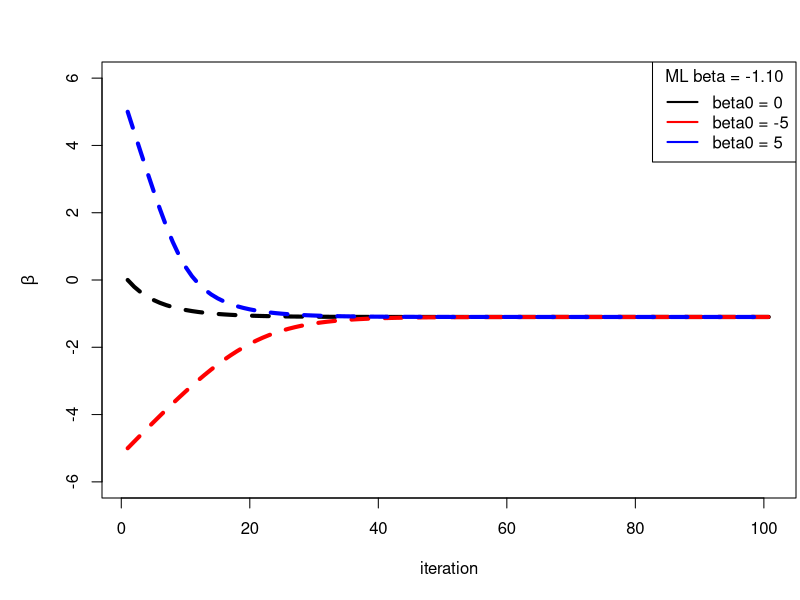
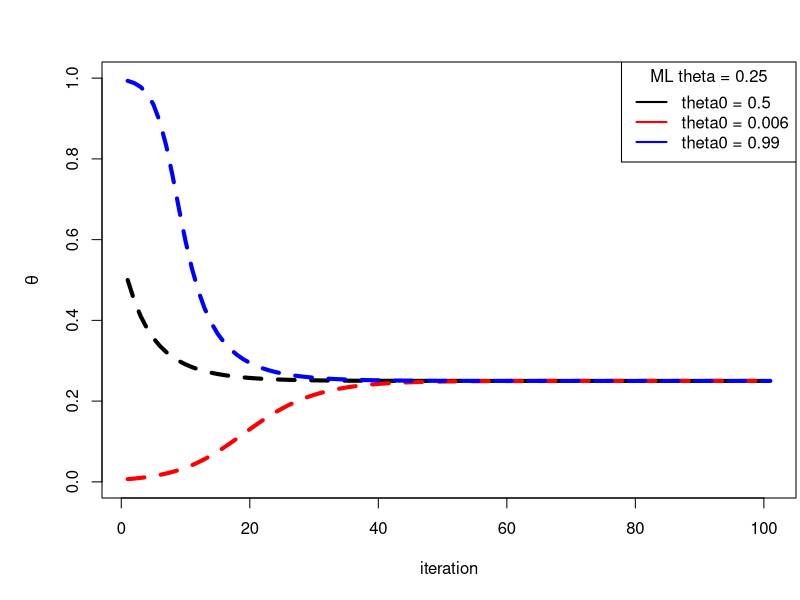
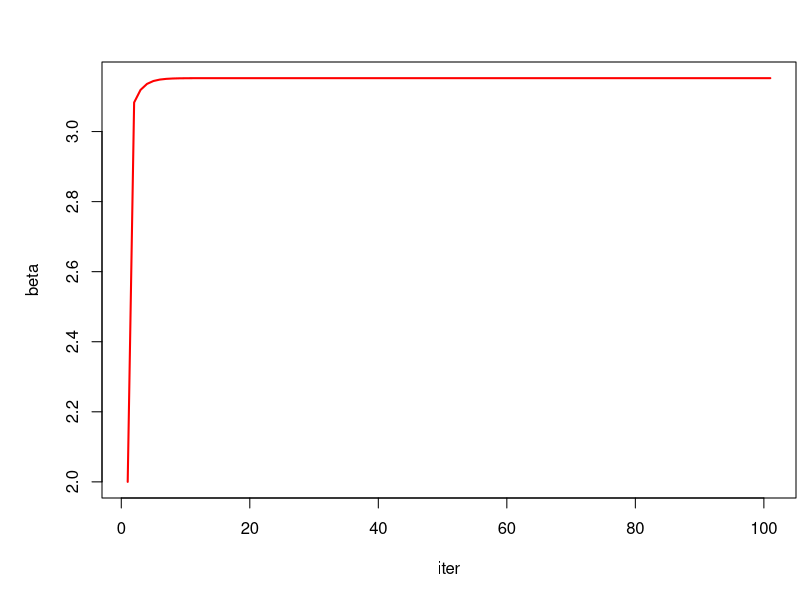
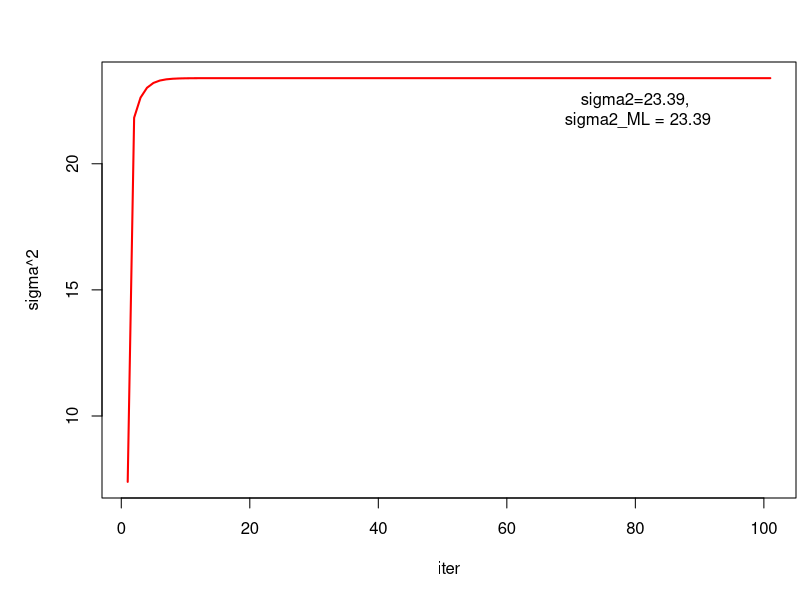

The R script that drew these images, in order:
## ---- chunk 1
knitr::opts_chunk$set(echo = TRUE)
## ---- chunk 2

sigmoid <- function(x){
  return(1/(1+exp(-x)))
}

# gradient w.r.t. beta; direct translation
berGrad <- function(m,r, beta){
  sigValue <- sigmoid(beta)
  # (r/sigValue - (n-r)/(1-sigValue))*sigValue*(1-sigValue)
  return(r-m*sigValue)
}

# gradient ascent by using the gradient function above
berNDescent <- function(alpha, iter, m, r, beta0){
  beta <- beta0
  beta_history <- vector(mode="numeric", length = iter+1)
  beta_history[1] <- beta
  for(i in 1:iter){
    grad <- berGrad(m,r,beta)
    beta <- beta + alpha*grad
    beta_history[i+1] <- beta
  }
  return(beta_history)
}
par(mar=c(5,5,3,0.1)+.1)

iter=100
# some fake data
M <- 80;
R <- 20;
# ML estimator for theta is r/m
theta_ml = R/M;
# find the corresponding target for beta 
inverseSigm <- function(theta){
  log(theta/(1-theta))
}
beta_ml = inverseSigm(theta_ml)

tr1 <- (berNDescent(0.01, iter, M, R, 0))
tr2<-(berNDescent(0.01, iter, M, R, -5))
tr3<-(berNDescent(0.01, iter, M, R, 5))
plot(tr1,type="l", ylim=c(-6,6), xlab="iteration", 
     ylab=expression(paste(beta)), lty=2, lwd=4)
lines(tr2, col="red", lty=2, lwd=4)
lines(tr3, col="blue", lty=2, lwd=4)
labels <- c("beta0 = 0", "beta0 = -5", "beta0 = 5");
legendtitle <- sprintf("ML beta = %.2f", beta_ml)
legend("topright",  title=legendtitle,
  labels, lwd=2, lty=c(1, 1, 1), col=c("black", "red", "blue"))

# transform back to theta by using sigmoid
plot(sigmoid(tr1),type="l", ylim=c(0,1), xlab="iteration", 
     ylab=expression(theta), lty=2, lwd=4)
lines(sigmoid(tr2), col="red", lty=2, lwd=4)
lines(sigmoid(tr3), col="blue", lty=2, lwd=4)
labels <- c("theta0 = 0.5", "theta0 = 0.006", "theta0 = 0.99");
legendtitle <- sprintf("ML theta = %.2f", theta_ml)
legend("topright",  title=legendtitle,
  labels, lwd=2, lty=c(1, 1, 1), col=c("black", "red", "blue"))
## ---- chunk 3
trueMu <- 0
trueSig2 <- 25
M <- 1000
# artificially generate some gaussian data 
# with mean and variance specified
Y<-rnorm(M, trueMu, sd= sqrt(trueSig2))
# sum of squared errors sum_{i}(yi-mu)^2
SSE <- sum((Y-trueMu)^2)
# closed form solution; to verify 
# whether gradient ascent works
sigm2ML <- SSE/M
  
# calculate the gradient of L (gaussian loglikelihood) 
# w.r.t reparameterised beta, where e^beta = sigma2
# m is total observation count
# sse is sum of squared error, here we assume mu is known
# beta is reparameterised parameter, and beta \in R
sigm2grad<- function(m, sse, beta){
  g<-(-m/(2*exp(beta))+sse/(2*(exp(beta)^2)))*exp(beta)
  return(g)
}

logLik <- function(m, sigm2, sse){
  return(-m/2*log(2*pi*sigm2) - 1/(2*sigm2)*sse)
}

# alpha is learning rate
# beta0 is the starting value
# m and sse are defined as before
gradientAscentForVariance <- function(iter, alpha, beta0, m, sse){
  beta <- beta0
  beta_history <- vector(mode="numeric", length = iter+1)
  log_lik_history <- vector(mode="numeric", length = iter+1)
  beta_history[1] <- beta
  log_lik_history[1] <- logLik(m, exp(beta), sse)
  for(i in 1:iter){
    grad <- sigm2grad(m, sse, beta)
    # gradient ascent for logLik rather than descent
    beta <- beta + alpha*grad
    beta_history[i+1] <- beta
    log_lik_history[i+1] <- logLik(m, exp(beta), sse)
    cat("The log likelihood at ", i, "iteration is: ", 
        log_lik_history[i+1], "\n", sep = "")
  }
  # transform back to sigma2
  sigm2_history <- exp(beta_history)
  return(list(beta_history, sigm2_history, log_lik_history))
}
## starting value for beta 
beta0<- 2
sigma2_0 <- exp(beta0)
result <- gradientAscentForVariance(100, 0.001, beta0, M, SSE)
plot.ts(result[[1]], col="red", type="l", 
        xlab="iter", ylab="beta",  lwd=2)
plot.ts(result[[2]], col="red", type="l", 
        xlab="iter", ylab="sigma^2", lwd=2)
label_string<- sprintf("sigma2=%.2f,\n sigma2_ML = %.2f", 
                       result[[2]][iter], sigm2ML)
text(80, result[[2]][81]-1.2, label_string)
